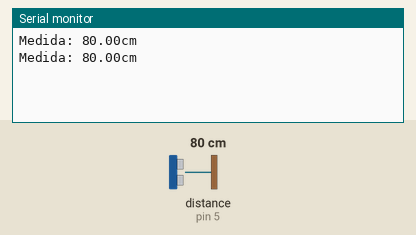
Bench run of a sketch on a simulated Arduino Uno, built with avr-gcc and run on an emulated ATmega328P. On the bench: the last lines printed to the serial monitor. The test bench sets the inputs (shaded band); at power-on: distance to the obstacle (sensor on pin 5) 80 cm. The echo pulse lasts 58.3 µs per cm.

Above: at 1.8 s.
1.9 s: distance to the obstacle (sensor on pin 5) set to 2 cm
At 2.8 s:
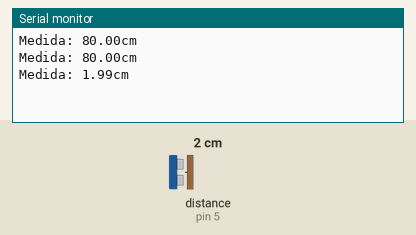
3.4 s: distance to the obstacle (sensor on pin 5) set to 4 cm
At 4.8 s:
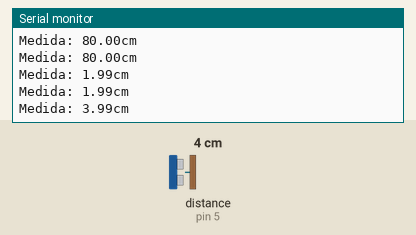
Timing chart, 0 to 6.4 s (numbered marks = the images above; inputs shaded):
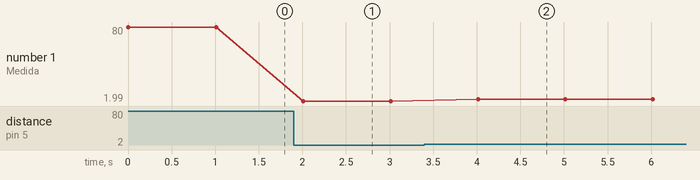

The sketch:

hc-sr04.ino
```cpp
/*
  Autor: Patrick Carriello
  Projeto: Projeto Jarvis
  Detalhes do projeto: https://www.youtube.com/watch?v=L3ky2-lCL8s&list=PLDZLfLztiVAkoGCS805bjnNVWhHrbzk_M
*/

#include <Ultrasonic.h>

#define PIN_TRIGGER 4
#define PIN_ECHO 5

float medidaCM = 0;
Ultrasonic ultrasonic(PIN_TRIGGER, PIN_ECHO);

void setup()
{
  Serial.begin(9600);
}

void loop()
{
  long microsec = ultrasonic.timing();
  medidaCM = ultrasonic.convert(microsec, Ultrasonic::CM);

  Serial.print("Medida: ");
  Serial.print(medidaCM);
  Serial.println("cm");

  delay(1000);
}
```

Measured:
- after the input at 1.9 s, the serial monitor: prints a new line after 0.11 s (image 1)
- after the input at 3.4 s, the serial monitor: prints a new line after 0.62 s (image 2)
- plotted number 1: 80 → 1.99 after the input at 1.9 s, 1.99 → 3.99 after the input at 3.4 s
